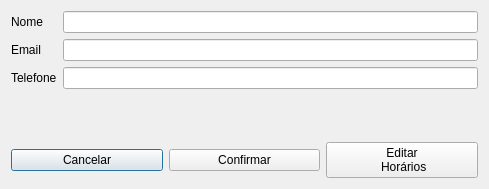
<?xml version="1.0" encoding="UTF-8"?>
<ui version="4.0">
 <class>EditarProfessor</class>
 <widget class="QDialog" name="EditarProfessor">
  <property name="geometry">
   <rect>
    <x>0</x>
    <y>0</y>
    <width>489</width>
    <height>189</height>
   </rect>
  </property>
  <property name="windowTitle">
   <string>Dialog</string>
  </property>
  <layout class="QVBoxLayout" name="verticalLayout_2">
   <item>
    <layout class="QVBoxLayout" name="verticalLayout">
     <item>
      <layout class="QFormLayout" name="formLayout">
       <item row="1" column="0">
        <widget class="QLabel" name="nomeLabel">
         <property name="text">
          <string>Nome</string>
         </property>
        </widget>
       </item>
       <item row="1" column="1">
        <widget class="QLineEdit" name="nomeLineEdit"/>
       </item>
       <item row="2" column="0">
        <widget class="QLabel" name="emailLabel">
         <property name="text">
          <string>Email</string>
         </property>
        </widget>
       </item>
       <item row="2" column="1">
        <widget class="QLineEdit" name="emailLineEdit"/>
       </item>
       <item row="3" column="0">
        <widget class="QLabel" name="telefoneLabel">
         <property name="text">
          <string>Telefone</string>
         </property>
        </widget>
       </item>
       <item row="3" column="1">
        <widget class="QLineEdit" name="telefoneLineEdit"/>
       </item>
      </layout>
     </item>
     <item>
      <layout class="QHBoxLayout" name="horizontalLayout">
       <item>
        <widget class="QPushButton" name="botaoCancelar">
         <property name="text">
          <string>Cancelar</string>
         </property>
        </widget>
       </item>
       <item>
        <widget class="QPushButton" name="botaoConfirmar">
         <property name="text">
          <string>Confirmar</string>
         </property>
        </widget>
       </item>
       <item>
        <widget class="QPushButton" name="botaoEditarHorarios">
         <property name="text">
          <string>Editar 
 Horários</string>
         </property>
        </widget>
       </item>
      </layout>
     </item>
    </layout>
   </item>
  </layout>
 </widget>
 <resources/>
 <connections/>
</ui>
